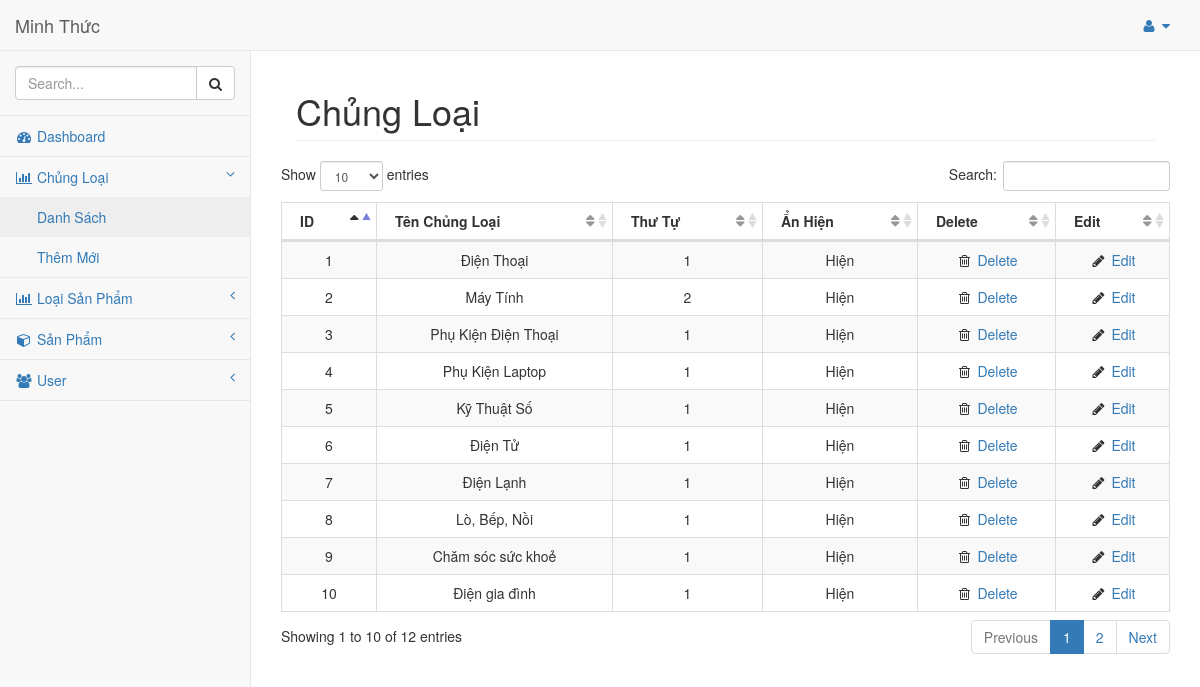
Screenshot of /admin/index.php?key=dschungloai with the database file from the repository.
### tables this page shows
CREATE TABLE `nncms_chungloai` (
  `idCL` int(255) NOT NULL,
  `TenCL` varchar(255) NOT NULL,
  `ThuTu` int(4) NOT NULL,
  `AnHien` tinyint(4) NOT NULL
);

### admin/noidung/chungloai/listchungloai.php (the view)
<div class="row">
    <div class="col-lg-12">
        <h1 class="page-header">Chủng Loại
        </h1>
    </div>
    <table class="table table-striped table-bordered table-hover" id="dataTables-example">
        <thead>
            <tr align="center">
                <th>ID</th>
                <th>Tên Chủng Loại</th>
                <th>Thư Tự</th>
                <th>Ẩn Hiện</th>
                <th>Delete</th>
                <th>Edit</th>
            </tr>
        </thead>
        <tbody>
        <?php
            $kqcl= mysqli_query($con, " select * from nncms_chungloai order by idCL");
            while($dcl= mysqli_fetch_array($kqcl)) {
        ?>
            <tr class="odd gradeX" align="center">
                <td><?php echo $dcl['idCL']; ?></td>
                <td><?php echo $dcl['TenCL']; ?></td>
                <td><?php echo $dcl['ThuTu']; ?></td>
                <td><?php if($dcl['AnHien'] == 1) echo "Hiện"; else echo "Ẩn"; ?></td>
                <td class="center"><i class="fa fa-trash-o  fa-fw"></i><a onclick="return confirm('Bạn có chắc muốn xóa chủng Loại <?php echo $dcl['TenCL']; ?> này không ?');" href="process.php?idCL=<?php echo $dcl['idCL'];?>"> Delete</a></td>
                <td class="center"><i class="fa fa-pencil fa-fw"></i> <a href="index.php?key=suachungloai&idCL=<?php echo $dcl['idCL'];?>">Edit</a></td>
            </tr>
        <?php } ?>
        </tbody>
    </table>
</div>

### admin/index.php (shortened to what this page needs)
<!DOCTYPE html>
<html lang="en">
<head>
    <link href="bower_components/bootstrap/dist/css/bootstrap.min.css" rel="stylesheet">
    <link href="bower_components/metisMenu/dist/metisMenu.min.css" rel="stylesheet">
    <link href="dist/css/sb-admin-2.css" rel="stylesheet">
    <link href="bower_components/font-awesome/css/font-awesome.min.css" rel="stylesheet" type="text/css">
    <link href="bower_components/datatables-plugins/integration/bootstrap/3/dataTables.bootstrap.css" rel="stylesheet">
    <link href="bower_components/datatables-responsive/css/dataTables.responsive.css" rel="stylesheet">
</head>
<body>
<?php include("../connect.php"); ?>
    <div id="wrapper">
        <nav class="navbar navbar-default navbar-static-top" role="navigation" style="margin-bottom: 0">
            <div class="navbar-header">
                <a class="navbar-brand" href="index.html">Minh Thức</a>
            </div>
            <ul class="nav navbar-top-links navbar-right">
                <li class="dropdown">
                    <a class="dropdown-toggle" data-toggle="dropdown" href="#">
                        <i class="fa fa-user fa-fw"></i>  <i class="fa fa-caret-down"></i>
                    </a>
                </li>
            </ul>
            <div class="navbar-default sidebar" role="navigation">
                <div class="sidebar-nav navbar-collapse">
                    <ul class="nav" id="side-menu">
                        <li class="sidebar-search">
                            <div class="input-group custom-search-form">
                                <input type="text" class="form-control" placeholder="Search...">
                                <span class="input-group-btn">
                                    <button class="btn btn-default" type="button">
                                        <i class="fa fa-search"></i>
                                    </button>
                                </span>
                            </div>
                        </li>
                        <li>
                            <a href="index.php"><i class="fa fa-dashboard fa-fw"></i> Dashboard</a>
                        </li>
                        <li>
                            <a href="#"><i class="fa fa-bar-chart-o fa-fw"></i> Chủng Loại<span class="fa arrow"></span></a>
                            <ul class="nav nav-second-level">
                                <li>
                                    <a href="index.php?key=dschungloai">Danh Sách</a>
                                </li>
                                <li>
                                    <a href="index.php?key=themchungloai">Thêm Mới</a>
                                </li>
                            </ul>
                        </li>
                        <li>
                            <a href="#"><i class="fa fa-bar-chart-o fa-fw"></i> Loại Sản Phẩm<span class="fa arrow"></span></a>
                        </li>
                        <li>
                            <a href="#"><i class="fa fa-cube fa-fw"></i> Sản Phẩm <span class="fa arrow"></span></a>
                        </li>
                        <li>
                            <a href="#"><i class="fa fa-users fa-fw"></i> User<span class="fa arrow"></span></a>
                        </li>
                    </ul>
                </div>
            </div>
        </nav>
        <div id="page-wrapper">
            <div class="container-fluid">
            <?php
			if(!isset($_GET["key"]))
					{
						include('noidung/trangchu.php') ;
					}
					else
						{
						switch($_GET["key"])
						    {
								case "dschungloai":
								include('noidung/chungloai/listchungloai.php');
								break;
							}
						}
				?>
            </div>
        </div>
    </div>
</body>
</html>

### rows the page displays
nncms_chungloai: idCL "1", TenCL "Điện Thoại", ThuTu "1", AnHien "Hiện"
nncms_chungloai: idCL "2", TenCL "Máy Tính", ThuTu "2", AnHien "Hiện"
nncms_chungloai: idCL "3", TenCL "Phụ Kiện Điện Thoại", ThuTu "1", AnHien "Hiện"
nncms_chungloai: idCL "4", TenCL "Phụ Kiện Laptop", ThuTu "1", AnHien "Hiện"
nncms_chungloai: idCL "5", TenCL "Kỹ Thuật Số", ThuTu "1", AnHien "Hiện"
nncms_chungloai: idCL "6", TenCL "Điện Tử", ThuTu "1", AnHien "Hiện"
nncms_chungloai: idCL "7", TenCL "Điện Lạnh", ThuTu "1", AnHien "Hiện"
nncms_chungloai: idCL "8", TenCL "Lò, Bếp, Nồi", ThuTu "1", AnHien "Hiện"
nncms_chungloai: idCL "9", TenCL "Chăm sóc sức khoẻ", ThuTu "1", AnHien "Hiện"
nncms_chungloai: idCL "10", TenCL "Điện gia đình", ThuTu "1", AnHien "Hiện"
